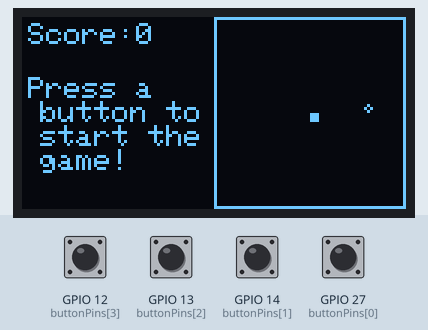
Bench run of a sketch on a simulated ESP32. On the bench: 128×64 one-colour display. The inputs (shaded band) are chosen by the test bench; at power-on: GPIO 12 (buttonPins[3]), GPIO 13 (buttonPins[2]), GPIO 14 (buttonPins[1]), GPIO 27 (buttonPins[0]) HIGH. Random numbers use the default seed unless the sketch sets one.

Above: at 1.2 s.
1.3 s: GPIO 12 (buttonPins[3]) pulled LOW for 0.15 s
At 1.64 s:
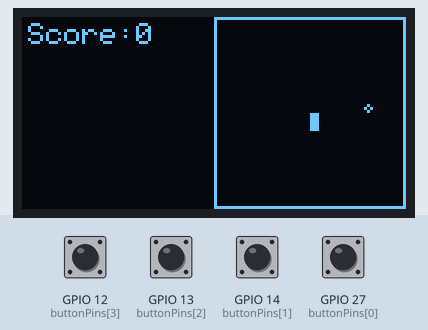
2.0 s: GPIO 13 (buttonPins[2]) pulled LOW for 0.15 s
At 2.32 s:
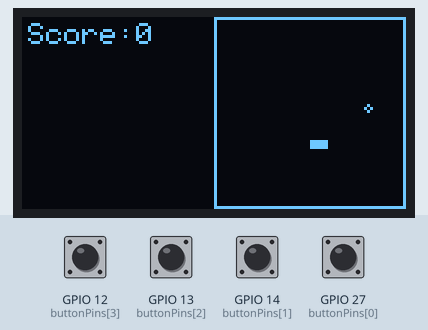
2.7 s: GPIO 14 (buttonPins[1]) pulled LOW for 0.15 s
At 2.99 s:
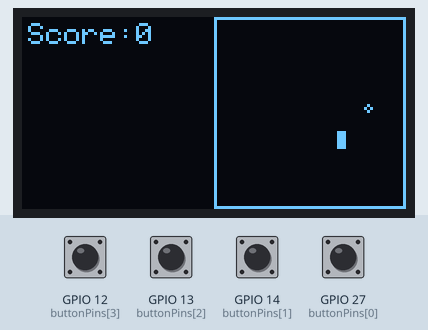
3.4 s: GPIO 27 (buttonPins[0]) pulled LOW for 0.15 s
At 3.67 s:
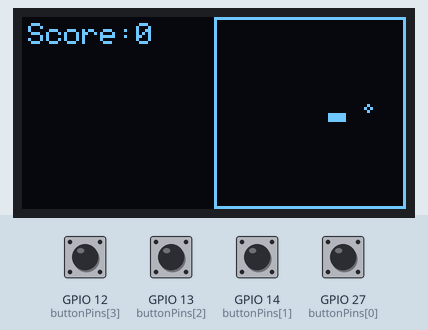
4.1 s: GPIO 12 (buttonPins[3]) pulled LOW for 1 s
At 4.58 s:
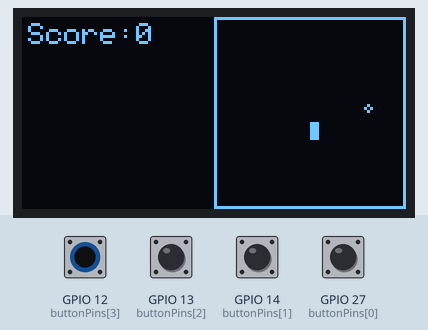
5.7 s: GPIO 13 (buttonPins[2]) pulled LOW for 1 s
At 11.4 s:
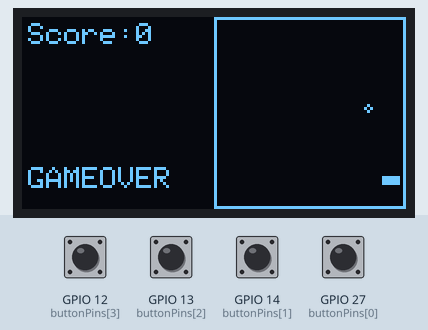
Timing chart, 0 to 12.3 s (numbered marks = the images above; inputs shaded):
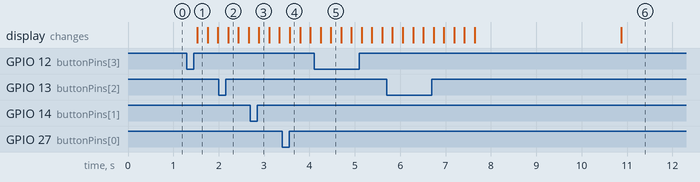

Measured:
- after the input at 1.3 s, the display: changes after 0.23 s (image 1)

The sketch:

Snake_game.ino
```cpp
#include <SPI.h>
#include <Wire.h>
#include <Adafruit_GFX.h>
#include <Adafruit_SSD1306.h>

#define SCREEN_WIDTH        128 // OLED display width, in pixels
#define SCREEN_HEIGHT        64 // OLED display height, in pixels

// Declaration for an SSD1306 display connected to I2C (SDA, SCL pins)
#define OLED_RESET            4 // Reset pin # (or -1 if sharing Arduino reset pin)
#define SCREEN_ADDRESS 0X3C
Adafruit_SSD1306 display(SCREEN_WIDTH, SCREEN_HEIGHT, &Wire, OLED_RESET);

const byte buttonPins[] = {27,14,13,12}; // LEFT, UP, RIGHT, DOWN

typedef enum {
  START,
  RUNNING,
  GAMEOVER
} State;

typedef enum {
    LEFT,
    UP,
    RIGHT,
    DOWN
} Direction;

#define SNAKE_PIECE_SIZE     3
#define MAX_SANKE_LENGTH   165
#define MAP_SIZE_X          20
#define MAP_SIZE_Y          20
#define STARTING_SNAKE_SIZE  2
#define SNAKE_MOVE_DELAY    20

State gameState;

int8_t snake[MAX_SANKE_LENGTH][2];
uint8_t snake_length;
Direction dir;
Direction newDir;

int8_t fruit[2];

void setup() {
  Serial.begin(9600);

  if(!display.begin(SSD1306_SWITCHCAPVCC, SCREEN_ADDRESS)) {
    Serial.println(F("SSD1306 allocation failed"));
    for(;;);
  }

  for (byte i = 0; i < 4; i++) {
    pinMode(buttonPins[i], INPUT_PULLUP);
  }

  randomSeed(analogRead(A0));

  setupGame();
}

void setupGame() {
  gameState = START;
  dir = RIGHT;
  newDir = RIGHT;
  resetSnake();
  generateFruit();
  display.clearDisplay();
  drawMap();
  drawScore();
  drawPressToStart();
  display.display();
}

void resetSnake() {
  snake_length = STARTING_SNAKE_SIZE;
  for(int i = 0; i < snake_length; i++) {
    snake[i][0] = MAP_SIZE_X / 2;
    snake[i][1] = MAP_SIZE_Y / 2;
  }
}

int moveTime = 0;
void loop() {
  switch(gameState) {
    case START:
      if(buttonPress()) gameState = RUNNING;
      break;


    case RUNNING:
      moveTime++;
      readDirection();
      if(moveTime >= SNAKE_MOVE_DELAY) {
        dir = newDir;
        display.clearDisplay();
        if(moveSnake()) {
          gameState = GAMEOVER;
          drawGameover();
          delay(3000);
        }
        drawMap();
        drawScore();
        display.display();
        checkFruit();
        moveTime = 0;
      }
      break;

    case GAMEOVER:
      if(buttonPress()) {
        delay(500);
        setupGame();
        gameState = START;
      }
      break;
  }

  delay(10);
}

bool buttonPress() {
  for (byte i = 0; i < 4; i++) {
    byte buttonPin = buttonPins[i];
    if (digitalRead(buttonPin) == LOW) {
      return true;
    }
  }
  return false;
}

void readDirection() {
  for (byte i = 0; i < 4; i++) {
    byte buttonPin = buttonPins[i];
    if (digitalRead(buttonPin) == LOW && i != ((int)dir + 2) % 4) {
      newDir = (Direction)i;
      return;
    }
  }
}

bool moveSnake() {
  int8_t x = snake[0][0];
  int8_t y = snake[0][1];

  switch(dir) {
    case LEFT:
      x -= 1;
      break;
    case UP:
      y -= 1;
      break;
    case RIGHT:
      x += 1;
      break;
    case DOWN:
      y += 1;
      break;
  }

  if(collisionCheck(x, y))
    return true;

  for(int i = snake_length - 1; i > 0; i--) {
    snake[i][0] = snake[i - 1][0];
    snake[i][1] = snake[i - 1][1];
  }

  snake[0][0] = x;
  snake[0][1] = y;
  return false;
}

void checkFruit() {
  if(fruit[0] == snake[0][0] && fruit[1] == snake[0][1])
  {
    if(snake_length + 1 <= MAX_SANKE_LENGTH)
      snake_length++;
    generateFruit();
  }
}

void generateFruit() {
  bool b = false;
  do {
    b = false;
    fruit[0] = random(0, MAP_SIZE_X);
    fruit[1] = random(0, MAP_SIZE_Y);
    for(int i = 0; i < snake_length; i++) {
      if(fruit[0] == snake[i][0] && fruit[1] == snake[i][1]) {
        b = true;
        continue;
      }
    }
  } while(b);
}

bool collisionCheck(int8_t x, int8_t y) {
  for(int i = 1; i < snake_length; i++) {
    if(x == snake[i][0] && y == snake[i][1]) return true;
  }
  if(x < 0 || y < 0 || x >= MAP_SIZE_X || y >= MAP_SIZE_Y) return true;
  return false;
}

void drawMap() {
  int offsetMapX = SCREEN_WIDTH - SNAKE_PIECE_SIZE * MAP_SIZE_X - 2;
  int offsetMapY = 2;

  display.drawRect(fruit[0] * SNAKE_PIECE_SIZE + offsetMapX, fruit[1] * SNAKE_PIECE_SIZE + offsetMapY, SNAKE_PIECE_SIZE, SNAKE_PIECE_SIZE, SSD1306_INVERSE);
  display.drawRect(offsetMapX - 2, 0, SNAKE_PIECE_SIZE * MAP_SIZE_X + 4, SNAKE_PIECE_SIZE * MAP_SIZE_Y + 4, SSD1306_WHITE);
  for(int i = 0; i < snake_length; i++) {
    display.fillRect(snake[i][0] * SNAKE_PIECE_SIZE + offsetMapX, snake[i][1] * SNAKE_PIECE_SIZE + offsetMapY, SNAKE_PIECE_SIZE, SNAKE_PIECE_SIZE, SSD1306_WHITE);
  }
}

void drawScore() {
  display.setTextSize(1);
  display.setTextColor(SSD1306_WHITE);
  display.setCursor(2,2);
  display.print(F("Score:"));
  display.println(snake_length - STARTING_SNAKE_SIZE);

}

void drawPressToStart() {
  display.setTextSize(1);
  display.setTextColor(SSD1306_WHITE);
  display.setCursor(2,20);
  display.print(F("Press a\n button to\n start the\n game!"));

}

void drawGameover() {
  display.setTextSize(1);
  display.setTextColor(SSD1306_WHITE);
  display.setCursor(2,50);
  display.println(F("GAMEOVER"));

}
```
